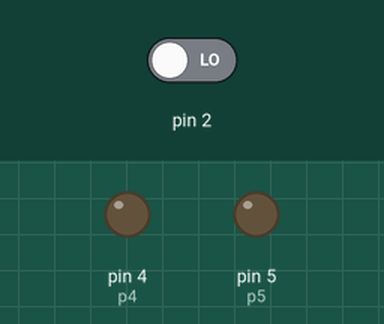
Recording of a sketch running on a simulated Arduino Uno, built with avr-gcc and run on an emulated ATmega328P. Parts: output pins drawn as LEDs (lit = HIGH). Inputs (shaded band) come from the test bench; at power-on: pin 2 LOW.

Above: at 1.2 s.
1.3 s: pin 2 driven HIGH
At 2.5 s:
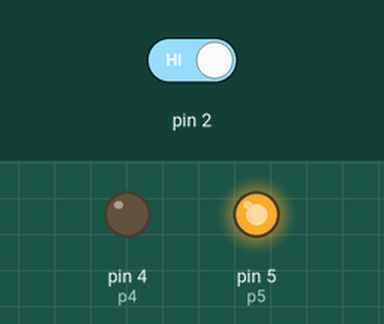
2.8 s: pin 2 driven LOW
At 3.6 s:
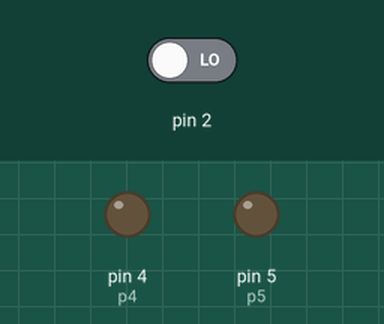
Timing chart, 0 to 5.8 s (numbered marks = the images above; inputs shaded):
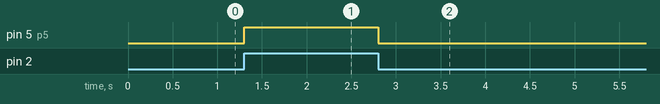

The sketch:

me11.ino
```cpp
int b2 = 2;
volatile int state= LOW;
int p5 = 5;
int p4 = 4;
void setup() {
  pinMode(p4, OUTPUT);
  pinMode(p5, OUTPUT);
  attachInterrupt(0, on, CHANGE);
}
void on() {
  state=!state;
  /*digitalWrite(p5, 1);
  digitalWrite(p4, 0);*/
  delay(100);
}
void loop() {
  /*
  digitalWrite(p4, HIGH);
  digitalWrite(p5, 0);
  */
  digitalWrite(p5, state);
}
```

Measured:
- after the input at 1.3 s, pin 5 (p5): LOW → HIGH at once
- after the input at 2.8 s, pin 5 (p5): HIGH → LOW at once
